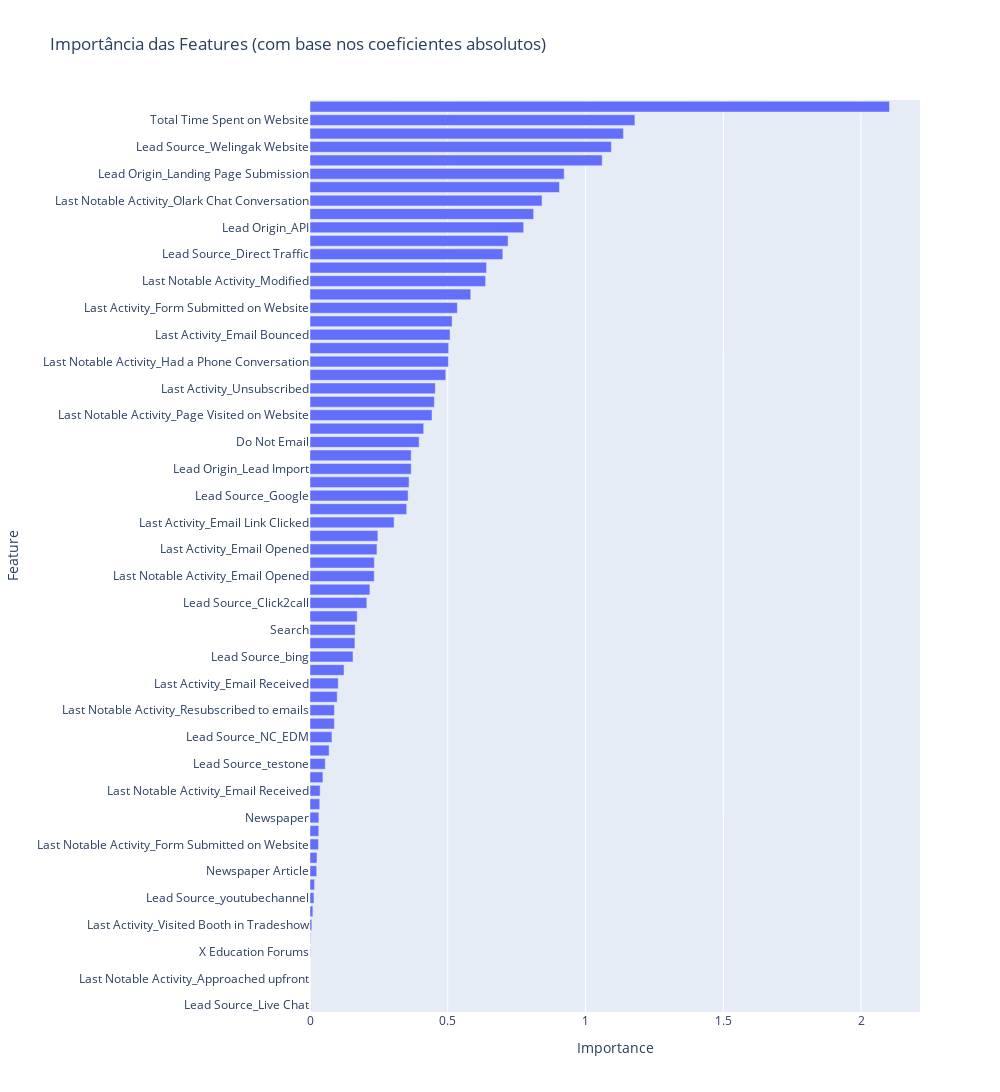

Write notebook code for a chart like this one.
### Code cell
# Plotar a importância das features
fig = px.bar(
  df_features_importances,
  x='Importance',
  y='Feature',
  orientation='h',
  title='Importância das Features (com base nos coeficientes absolutos)'
)

fig.update_layout(
  height=1280, 
  width=1000,
  yaxis={
    'categoryorder': 'total ascending'
  }
)

fig.show()

### Figure 1 — Plotly figure (JSON) as saved in the notebook; plotly's stock layout.template omitted (floating-point values rounded to 4 significant figures)
{"data": [{"alignmentgroup": "True", "hovertemplate": "Importance=%{x}<br>Feature=%{y}<extra></extra>", "legendgroup": "", "marker": {"color": "#636efa", "pattern": {"shape": ""}}, "name": "", "offsetgroup": "", "orientation": "h", "showlegend": false, "textposition": "auto", "type": "bar", "x": [0, 0, 0, 0, 0.0011, 0.001905, 0.006577, 0.01038, 0.01432, 0.01655, 0.02436, 0.02549, 0.03095, 0.03188, 0.03214, 0.03532, 0.03688, 0.04686, 0.05541, 0.06938, 0.07962, 0.08853, 0.08853, 0.09873, 0.1026, 0.1236, 0.1561, 0.1631, 0.1642, 0.1714, 0.2063, 0.2173, 0.2332, 0.2336, 0.243, 0.2463, 0.3052, 0.351, 0.356, 0.3596, 0.3673, 0.3673, 0.396, 0.4127, 0.4429, 0.4512, 0.4547, 0.4927, 0.5023, 0.5031, 0.5083, 0.5157, 0.5349, 0.5834, 0.6372, 0.6408, 0.6997, 0.7189, 0.7755, 0.8117, 0.8421, 0.9053, 0.9224, 1.06, 1.094, 1.138, 1.179, 2.103], "xaxis": "x", "y": ["Lead Source_Live Chat", "Last Notable Activity_Email Marked Spam", "Last Notable Activity_Approached upfront", "Last Activity_Email Marked Spam", "X Education Forums", "Digital Advertisement", "Last Activity_Visited Booth in Tradeshow", "Do Not Call", "Lead Source_youtubechannel", "Lead Source_Pay per Click Ads", "Newspaper Article", "Lead Source_WeLearn", "Last Notable Activity_Form Submitted on Website", "Lead Source_blog", "Newspaper", "Last Notable Activity_View in browser link Clicked", "Last Notable Activity_Email Received", "Lead Source_welearnblog_Home", "Lead Source_testone", "A free copy of Mastering The Interview", "Lead Source_NC_EDM", "Last Activity_Resubscribed to emails", "Last Notable Activity_Resubscribed to emails", "Page Views Per Visit", "Last Activity_Email Received", "Through Recommendations", "Lead Source_bing", "Last Activity_View in browser link Clicked", "Search", "Lead Source_Social Media", "Lead Source_Click2call", "TotalVisits", "Last Notable Activity_Email Opened", "Last Activity_Unreachable", "Last Activity_Email Opened", "Last Notable Activity_Email Bounced", "Last Activity_Email Link Clicked", "Last Activity_Page Visited on Website", "Lead Source_Google", "Last Notable Activity_Unsubscribed", "Lead Origin_Lead Import", "Lead Source_Facebook", "Do Not Email", "Last Activity_SMS Sent", "Last Notable Activity_Page Visited on Website", "Last Activity_Approached upfront", "Last Activity_Unsubscribed", "Lead Source_Olark Chat", "Last Notable Activity_Had a Phone Conversation", "Last Notable Activity_Email Link Clicked", "Last Activity_Email Bounced", "Lead Source_Referral Sites", "Last Activity_Form Submitted on Website", "Last Activity_Converted to Lead", "Last Notable Activity_Modified", "Lead Source_Organic Search", "Lead Source_Direct Traffic", "Last Notable Activity_Unreachable", "Lead Origin_API", "Last Activity_Had a Phone Conversation", "Last Notable Activity_Olark Chat Conversation", "Last Activity_Olark Chat Conversation", "Lead Origin_Landing Page Submission", "Last Notable Activity_SMS Sent", "Lead Source_Welingak Website", "Lead Source_Reference", "Total Time Spent on Website", "Lead Origin_Lead Add Form"], "yaxis": "y"}], "layout": {"barmode": "relative", "height": 1280, "legend": {"tracegroupgap": 0}, "title": {"text": "Importância das Features (com base nos coeficientes absolutos)"}, "width": 1000, "xaxis": {"anchor": "y", "domain": [0, 1], "title": {"text": "Importance"}}, "yaxis": {"anchor": "x", "categoryorder": "total ascending", "domain": [0, 1], "title": {"text": "Feature"}}}}
